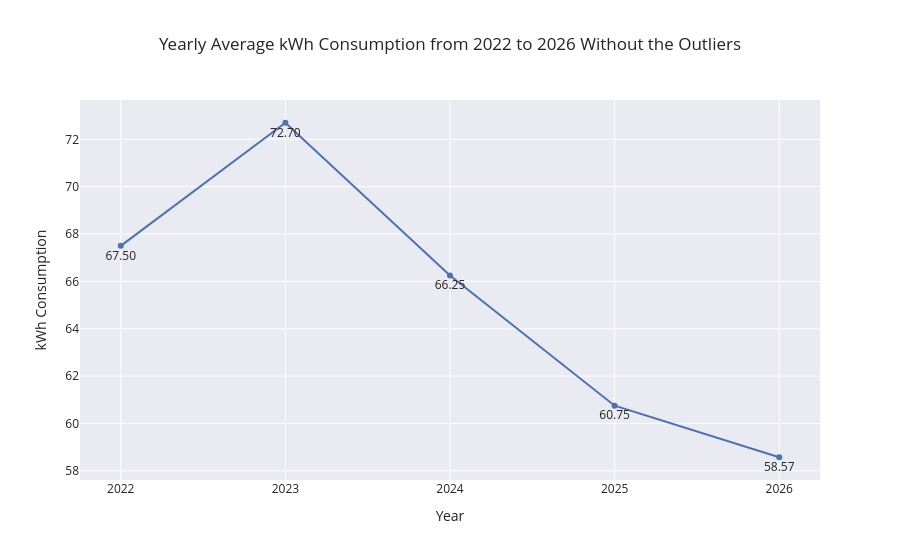

Source (notebook cell):
### Markdown cell above
Checking if there are any outliers that might affect the findings

### Code cell
# FOR THE OUTLIERS

# FIND THE OUTLIERS
var2 = 'kwh_cons'
Q1_ = bill[var2].quantile(0.25)
Q3_ = bill[var2].quantile(0.75)
IQR_ = Q3_ - Q1_

lower_boundary2 = Q1_ - 1.5 * IQR_
upper_boundary2 = Q3_ + 1.5 * IQR_

print('IQR', IQR_)
print('Lower Boundary', lower_boundary2)
print('Upper Boundary', upper_boundary2)

no_outliers_bill = bill[
    (bill[var2] >= lower_boundary2) & 
    (bill[var2] <= upper_boundary2)
].reset_index()

display('Outliers:', bill[
    (bill[var2] < lower_boundary2) |
    (bill[var2] > upper_boundary2)
].reset_index())

no_outliers_yearly_avg_cons =  no_outliers_bill.groupby('year')['kwh_cons'].mean().reset_index()
# TRUNCATE THE VALUES FOR LABELS
#no_outliers_yearly_avg_cons['kwh_cons'] = no_outliers_yearly_avg_cons['kwh_cons'].map(lambda x: np.trunc(x * 100) / 100)

no_outliers_yearly_avg_cons['difference'] = ((no_outliers_yearly_avg_cons['kwh_cons'] - yearly_avg_kwh['kwh_cons']) / yearly_avg_kwh['kwh_cons']) * 100

display(no_outliers_yearly_avg_cons)

# YEARLY CHART
figure4a = px.line(
    data_frame = no_outliers_yearly_avg_cons,
    x = 'year',
    y = 'kwh_cons',
    labels= {
        'year':'Year',
        'kwh_cons':'kWh Consumption'
    },
    markers=False,
    text='kwh_cons',
    title = 'Yearly Average kWh Consumption from 2022 to 2026 Without the Outliers',
    template='seaborn'
    )


# Remove the .5 on X axis
figure4a.update_xaxes(type = 'category')

# Adjust text position
figure4a.update_traces(textposition='bottom center', texttemplate='%{y:.2f}')

figure4a.show()

### Figure 1 — Plotly figure (JSON) as saved in the notebook; plotly's stock layout.template omitted (floating-point values rounded to 4 significant figures)
{"data": [{"hovertemplate": "Year=%{x}<br>kWh Consumption=%{text}<extra></extra>", "legendgroup": "", "line": {"color": "rgb(76,114,176)", "dash": "solid"}, "marker": {"symbol": "circle"}, "mode": "lines+markers+text", "name": "", "orientation": "v", "showlegend": false, "text": [67.5, 72.7, 66.25, 60.75, 58.57], "textposition": "bottom center", "texttemplate": "%{y:.2f}", "type": "scatter", "x": [2022, 2023, 2024, 2025, 2026], "xaxis": "x", "y": [67.5, 72.7, 66.25, 60.75, 58.57], "yaxis": "y"}], "layout": {"legend": {"tracegroupgap": 0}, "title": {"text": "Yearly Average kWh Consumption from 2022 to 2026 Without the Outliers"}, "xaxis": {"anchor": "y", "domain": [0, 1], "title": {"text": "Year"}, "type": "category"}, "yaxis": {"anchor": "x", "domain": [0, 1], "title": {"text": "kWh Consumption"}}}}
